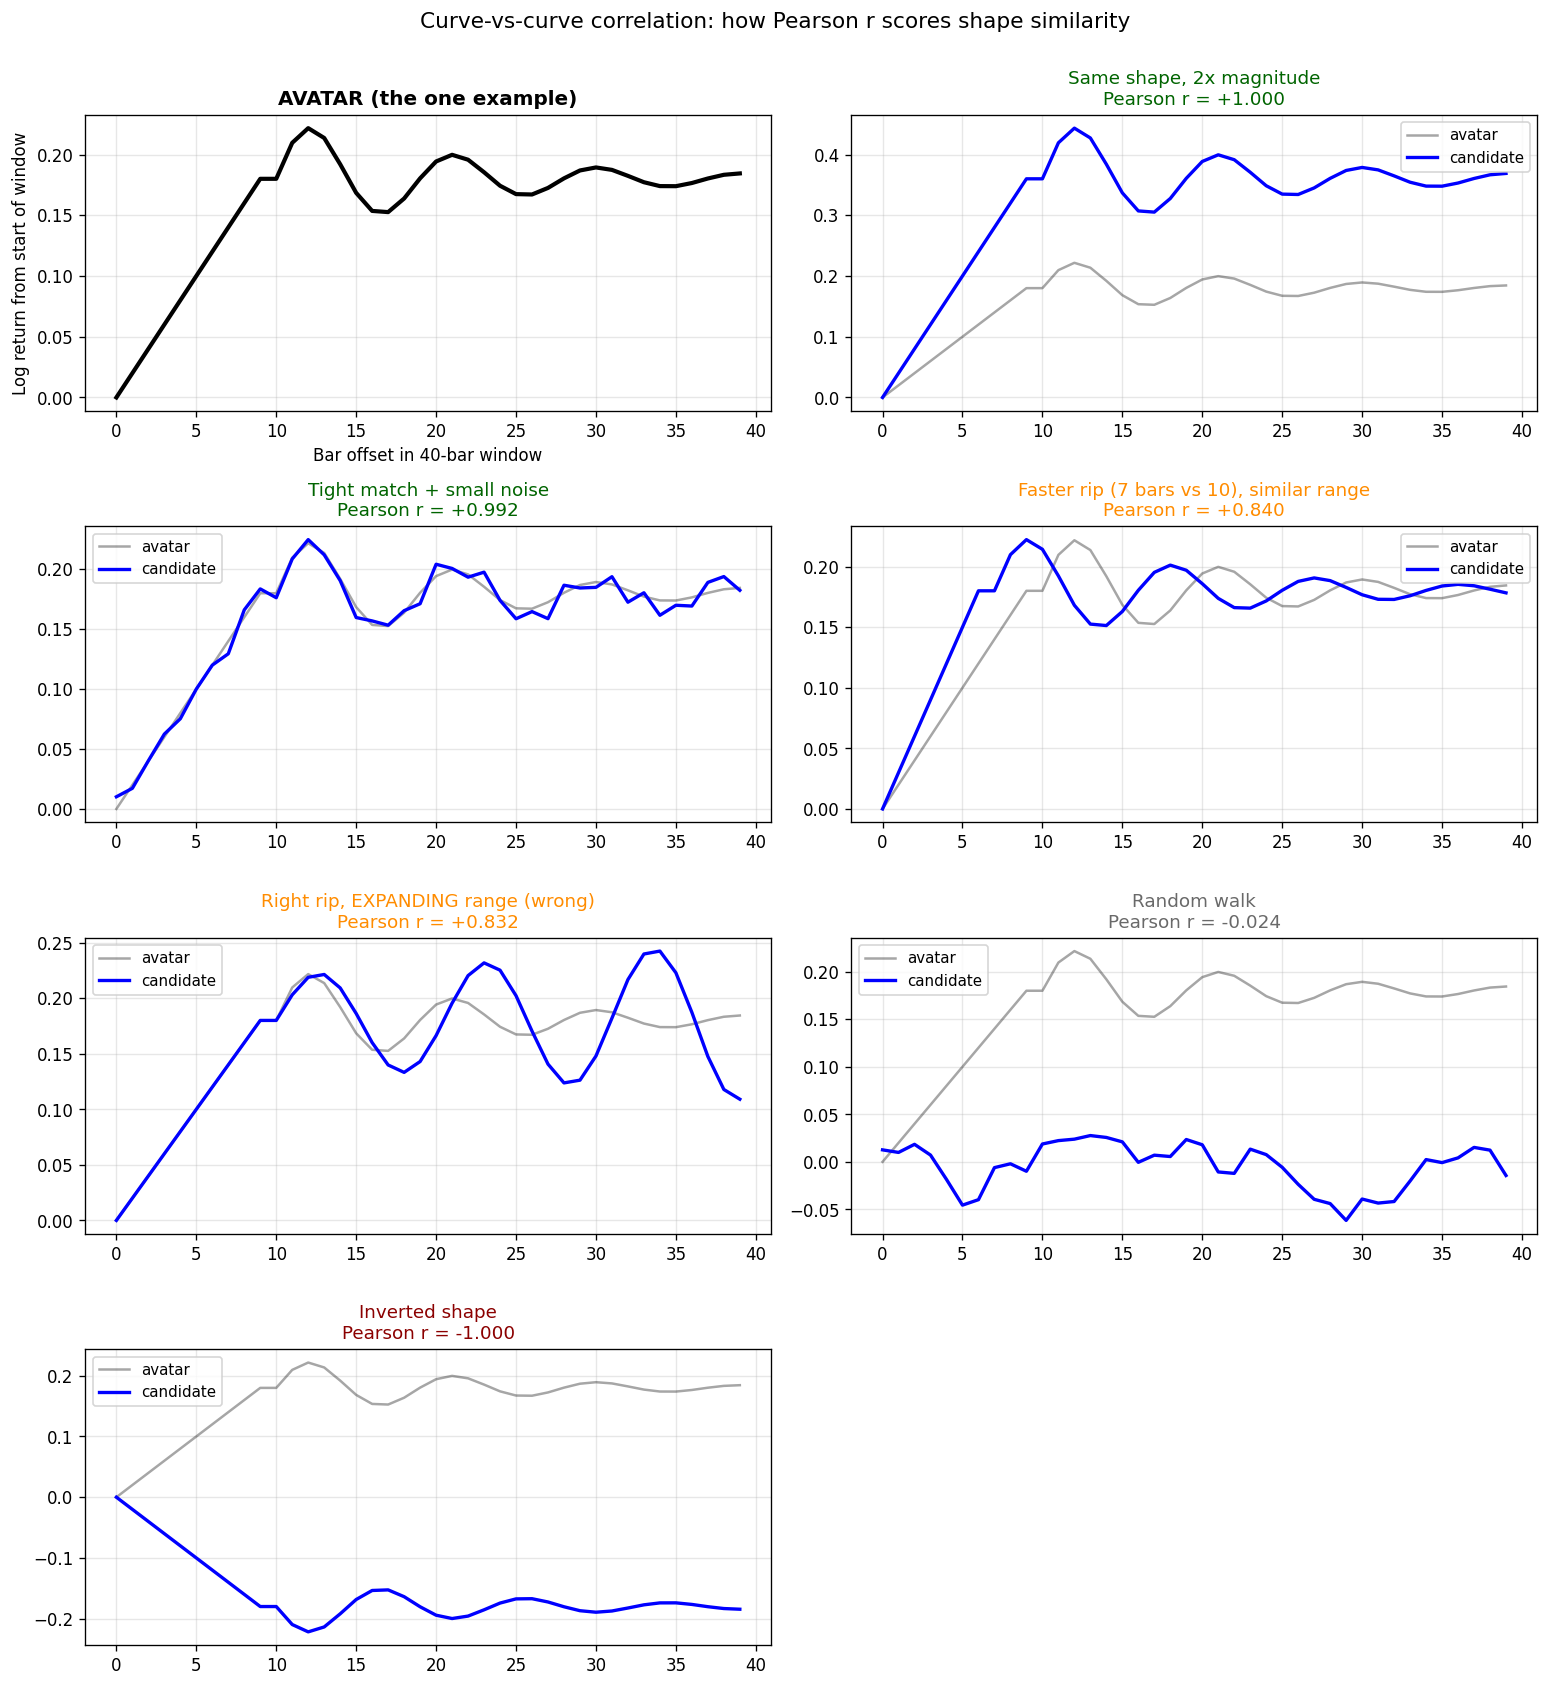

Source code (Python):
import numpy as np
import matplotlib.pyplot as plt
from scipy.stats import pearsonr

np.random.seed(7)
N = 40
t = np.arange(N)


def avatar():
    rip = np.linspace(0, 0.18, 10)
    rng_t = np.arange(30)
    decay = np.exp(-rng_t / 12)
    osc = np.sin(rng_t * 0.7) * 0.05 * decay
    return np.concatenate([rip, 0.18 + osc])


ex = avatar()

cands = []

cands.append(("Same shape, 2x magnitude", ex * 2.0))

cands.append(("Tight match + small noise", ex + np.random.normal(0, 0.006, N)))

fast_rip = np.linspace(0, 0.18, 7)
fpt = np.arange(33)
cands.append((
    "Faster rip (7 bars vs 10), similar range",
    np.concatenate([fast_rip, 0.18 + np.sin(fpt * 0.7) * 0.05 * np.exp(-fpt / 13)])
))

ept = np.arange(30)
cands.append((
    "Right rip, EXPANDING range (wrong)",
    np.concatenate([np.linspace(0, 0.18, 10), 0.18 + np.sin(ept * 0.6) * 0.04 * np.exp(ept / 50)])
))

cands.append(("Random walk", np.cumsum(np.random.normal(0, 0.015, N))))

cands.append(("Inverted shape", -ex + ex[0] * 2))

scored = [(name, c, pearsonr(ex, c)[0]) for name, c in cands]
scored = sorted(scored, key=lambda x: -x[2])

fig, axes = plt.subplots(4, 2, figsize=(13, 14))
axes = axes.flatten()

axes[0].plot(t, ex, 'k-', linewidth=2.5)
axes[0].set_title("AVATAR (the one example)", fontsize=12, fontweight='bold')
axes[0].grid(True, alpha=0.3)
axes[0].set_xlabel("Bar offset in 40-bar window")
axes[0].set_ylabel("Log return from start of window")

for i, (name, curve, r) in enumerate(scored):
    if i + 1 >= len(axes):
        break
    ax = axes[i + 1]
    ax.plot(t, ex, 'k-', alpha=0.35, linewidth=1.5, label='avatar')
    ax.plot(t, curve, 'b-', linewidth=2, label='candidate')
    color = 'darkgreen' if r > 0.9 else 'darkorange' if r > 0.5 else 'dimgray' if r > -0.5 else 'darkred'
    ax.set_title(f"{name}\nPearson r = {r:+.3f}", fontsize=11, color=color)
    ax.grid(True, alpha=0.3)
    ax.legend(fontsize=9, loc='best')

for j in range(len(scored) + 1, len(axes)):
    axes[j].set_visible(False)

plt.suptitle("Curve-vs-curve correlation: how Pearson r scores shape similarity",
             fontsize=13, y=1.00)
plt.tight_layout()
plt.savefig("viz_correlation_demo.png", dpi=120, bbox_inches='tight')

print("Saved viz_correlation_demo.png")
print()
print("Ranked by correlation:")
for name, _, r in scored:
    print(f"  r = {r:+.3f}   {name}")
